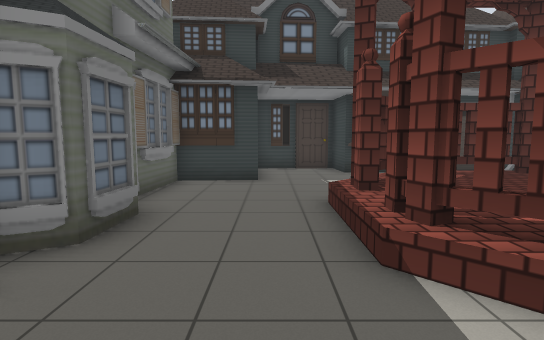
View 1 (above)

23 first-person views from a walk through a robot-simulator world made for Gazebo. The camera is 1.2 m above the floor, tilts 6° down and sees 80° across. The floor is counted in squares, 1 m on a side. Each view is taken from the middle of a square. On the plan, view 1 faces up. The plan holds only what a view shows up to about 13 squares ahead; the rest is blank. The place goes on beyond the plan. The robots in the file are not drawn. Some stock models are drawn as simple stand-ins. Some surface patterns are stand-ins.

View 2
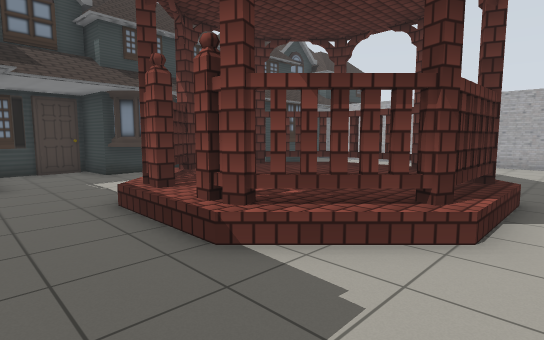

View 3
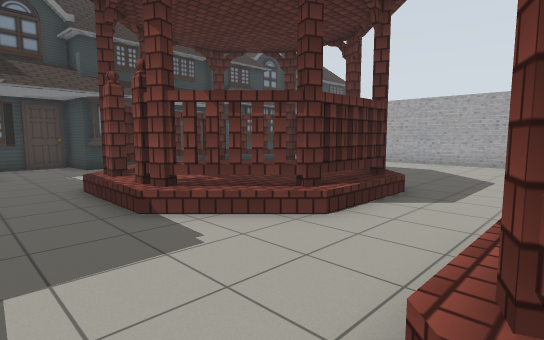

View 4
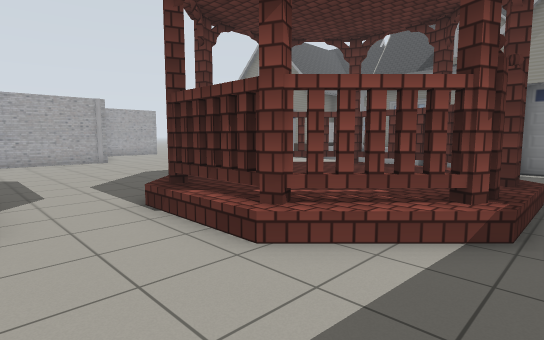

View 5
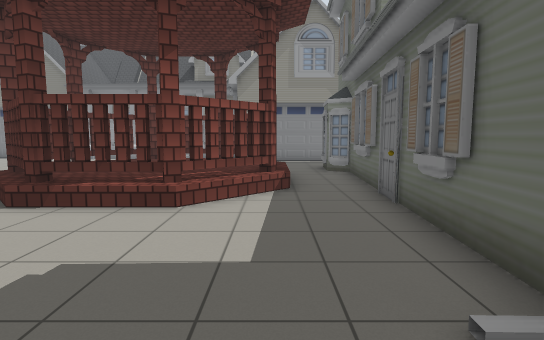

View 6
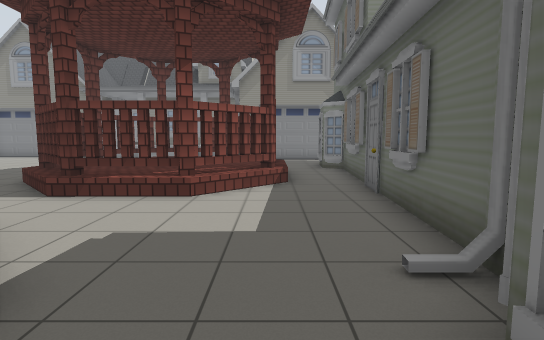

View 7
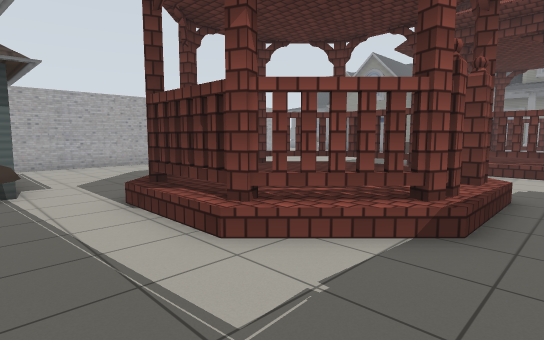

View 8
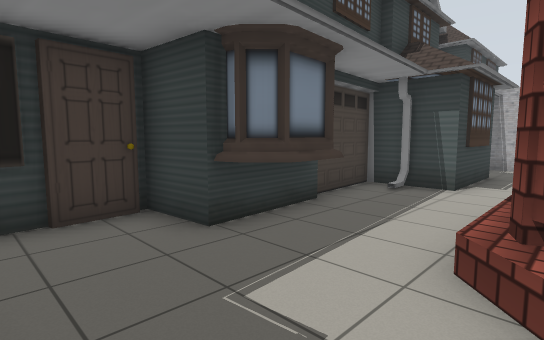

View 9
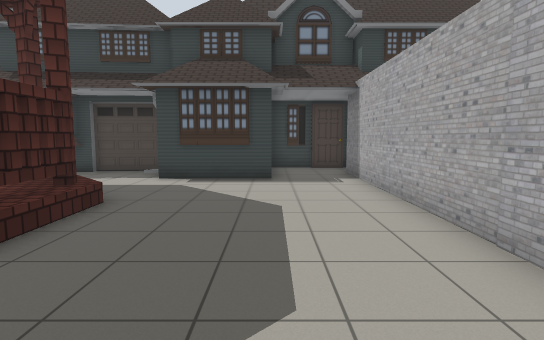

View 10
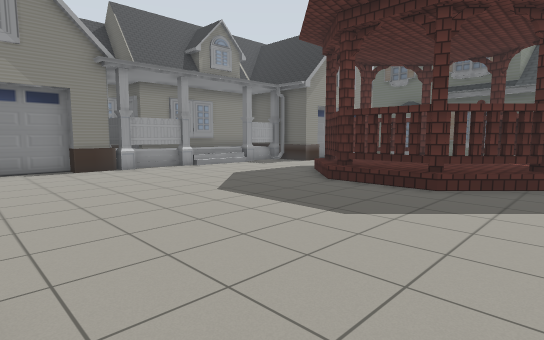

View 11
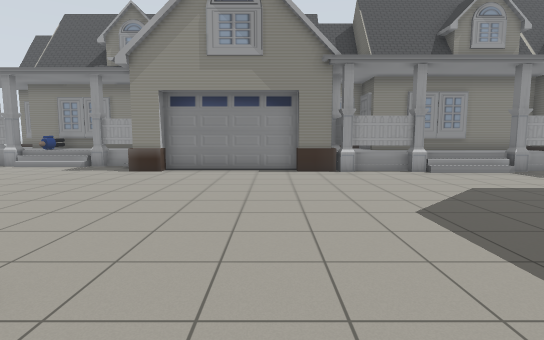

View 12
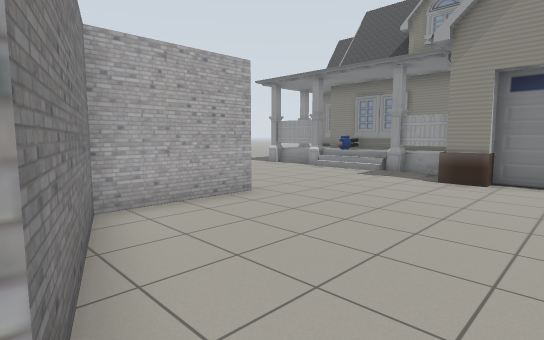

View 13
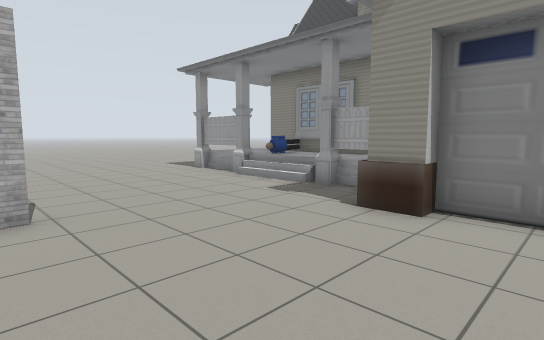

View 14
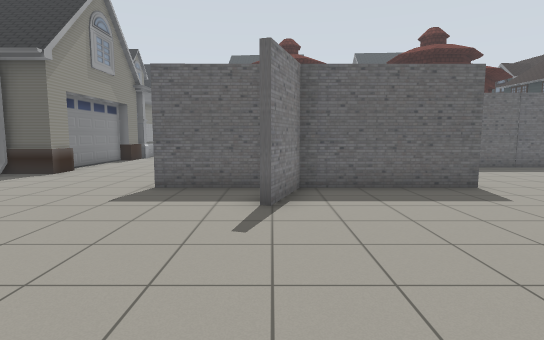

View 15
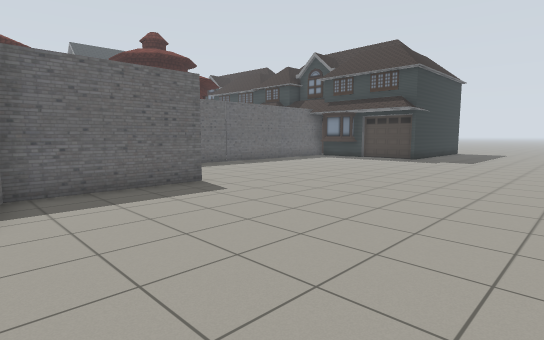

View 16
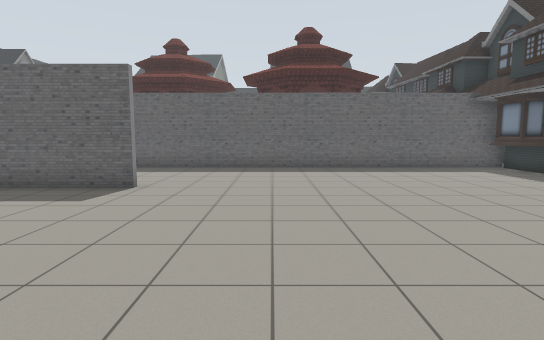

View 17
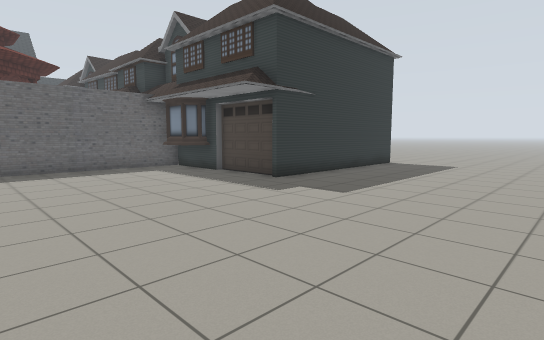

View 18
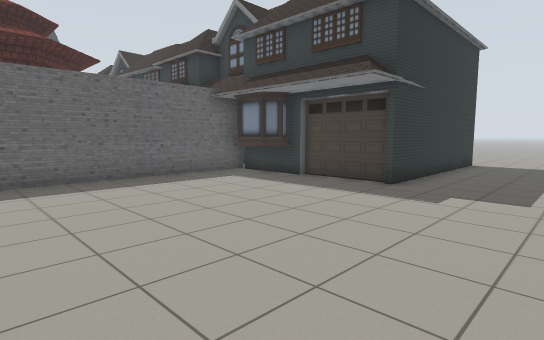

View 19
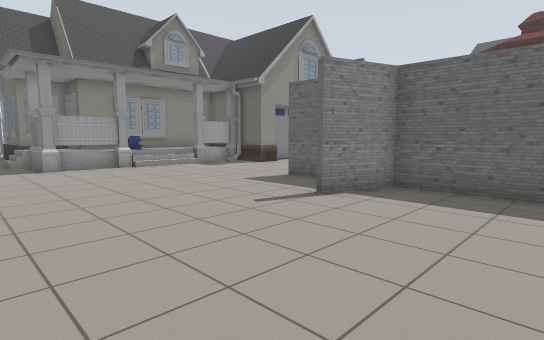

View 20
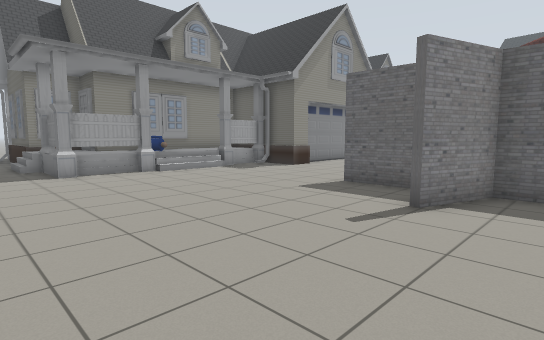

View 21
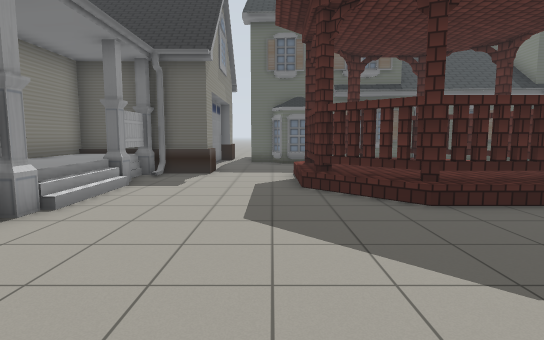

View 22
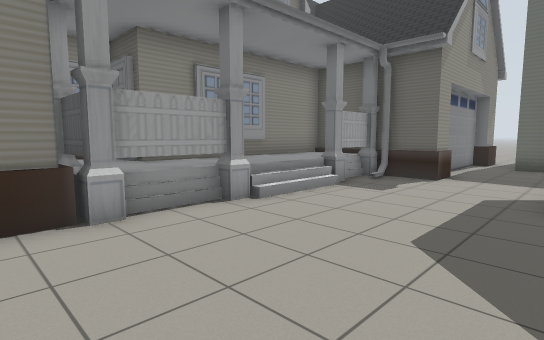

View 23
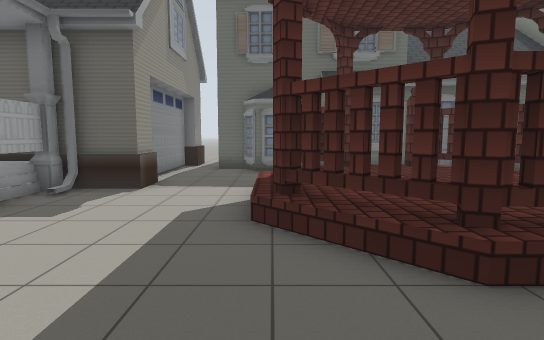

### Floor plan
Key: @ floor where view 1 was taken; # wall or solid block; . floor; = window, fence, low wall or low ledge; H house; P pavilion.
Columns run from 5 left of view 1 to 26 right of it. Each row starts with its distance up from view 1.
 15                         H......
 14                 H       H......
 13     H           H       H......
 12     HHHHHHHH  HHHHHHHHHHH......
 11  H  H...HHHHHH  H..HHHHHH......
 10  H   ...HH...H  H..HHH..........
  9   HHH........HHHH..#............
  8   #.....PPPP.......#............
  7   #....PPPPPP......#............
  6   #...PPPPPPPP.....#............
  5   ##..PPPPPPPP.....#...........
  4   ##..PPPPPPPP.....#............
  3   #...PPPPPPPP.....#...........
  2   #....PPPPPP......#............
  1   #.....PPPP.......#...........
  0   #..@.............#............
 -1   #................#............
 -2  ##..PPPPP.........#...# .......
 -3  #..PPPPPPP........#    #.......
 -4  #..PPPPPPP........##   #.......
 -5  #..PPPPPPP.........#####.......
 -6  #..PPPPPPP.............##......
 -7  ##.PPPPPPP.............#.......
 -8  ##..PPPPP..............#.......
 -9  #..............................
-10 ##..............................
-11 #....#..........................
-12 ####=#..........................
-13      ##=#==#=###....##..........
-14      ##======###=#####.........
-15      ##########      ###=#####.
-16             #=        ===##==#.
-17             ##        ########.

Positions as (right, up) in squares from view 1, and headings:
1: (0, 0), facing up
2: (-1, 0), facing up-right
3: (-1, -2), facing up-right
4: (-2, 1), facing down-right
5: (-1, 4), facing down
6: (-1, 5), facing down
7: (0, 10), facing down-right
8: (0, 7), facing up-right
9: (11, 0), facing up
10: (13, -1), facing down-left
11: (11, -2), facing down
12: (13, -4), facing down-right
13: (13, -8), facing down-right
14: (26, -6), facing left
15: (26, -6), facing up-left
16: (26, 2), facing left
17: (26, 4), facing up-left
18: (23, 3), facing up-left
19: (26, -2), facing down-left
20: (26, -4), facing down-left
21: (11, -9), facing left
22: (10, -8), facing down-left
23: (8, -8), facing left
